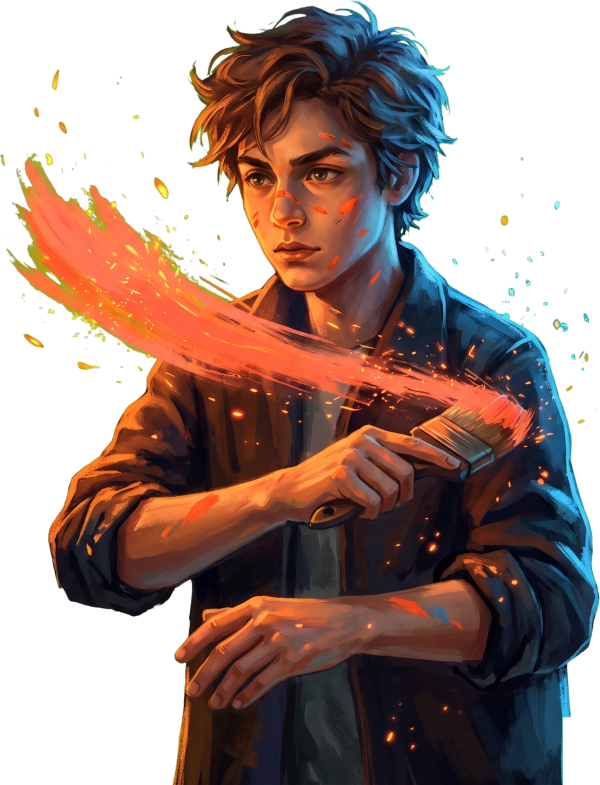
#> input picture students/assets/art/guardian-art.webp, 1200 x 1570 px (shown at 1/2 size); its folder holds only this picture in this run
$ python process.py ../../students/assets/art/guardian-art.webp
#> lines starting #> are read from the running program, lines starting #| are printed output that depends on the picture
#!/usr/bin/env python3
"""Turn generated art into web files for Panalo Students.

    python3 -I tools/art/process.py art-source/

Originals live in art-source/ (kept as made, never served by the app).

Each input is named as in students/assets/art/PROMPTS.md (pan-idle.png,
guardian-physics.png, scene-art.png, wall-wide.png ...). Cut-outs (pan-*,
guardian-*) have their chroma-green background keyed out, with soft
edges and the green spill on the rim removed; everything is resized and
written as WebP to students/assets/art/, and manifest.json lists what
exists, so the app only asks for images that are really there.
"""
import json
import sys
from pathlib import Path

from PIL import Image, ImageFilter

OUT = Path(__file__).resolve().parents[2] / "students" / "assets" / "art"
# Sized for how big each is ever shown, at 2x for sharp screens, and no
# bigger: every image is decoded in full into memory, and a page showing
# eight 1200-px guardians as thumbnails ran low-memory laptops out of it.
# Guardians are at most ~340 CSS px wide, Pan ~190 px, scenes and walls sit
# dimmed and blurred behind everything.
SIZES = {"pan": (512, 512), "guardian": (720, 1080), "scene": (1600, 900), "wall": (1920, 1920)}
QUALITY = 92  # WebP; visually lossless for painted art
KNOWN = {
    "pan": ["idle", "cheer", "think", "sleep"],
    "guardian": ["physics", "chemistry", "biology", "maths", "computing", "commerce", "words", "art"],
    "scene": ["physics", "chemistry", "biology", "maths", "computing", "commerce", "words", "art"],
    "wall": ["wide", "tall"],
}


def key_green(img):
    """Chroma key: alpha from how much greener than red/blue a pixel is."""
    img = img.convert("RGBA")
    px = img.load()
    w, h = img.size
    for y in range(h):
        for x in range(w):
            r, g, b, _ = px[x, y]
            spill = g - max(r, b)
            if spill > 70:
                px[x, y] = (0, 0, 0, 0)
            elif spill > 20:
                a = int(255 * (70 - spill) / 50)
                g2 = max(r, b)  # pull the green back to neutral on the edge
                px[x, y] = (r, g2, b, a)
    # Soften the edge a touch so the cut-out sits naturally on dark.
    alpha = img.getchannel("A").filter(ImageFilter.GaussianBlur(0.8))
    img.putalpha(alpha)
    bbox = alpha.point(lambda v: 255 if v > 8 else 0).getbbox()
    return img.crop(bbox) if bbox else img


def fit(img, box):
    img = img.copy()
    img.thumbnail(box, Image.LANCZOS)
    return img


def unmark(img, cutout):
    """Remove the generator's small corner mark (bottom right). Cut-outs get
    the corner painted with their own background green; paintings are
    trimmed by a few percent on the right and bottom."""
    w, h = img.size
    if cutout:
        img = img.convert("RGB")
        bg = img.getpixel((8, 8))
        box = (int(w * 0.9), int(h * 0.93), w, h)
        img.paste(bg, box)
        return img
    return img.crop((0, 0, int(w * 0.955), int(h * 0.955)))


def process(path):
    stem = path.stem.lower().replace("_", "-")
    kind, _, name = stem.partition("-")
    if kind not in KNOWN or name not in KNOWN[kind]:
        print(f"skip {path.name}: not a name from PROMPTS.md")
        return None
    img = Image.open(path)
    cutout = kind in ("pan", "guardian")
    img = unmark(img, cutout)
    img = key_green(img) if cutout else img.convert("RGB")
    img = fit(img, SIZES[kind])
    out = OUT / f"{stem}.webp"
    img.save(out, "WEBP", quality=QUALITY, method=6)
    print(f"ok   {path.name} -> {out.name} {img.size[0]}x{img.size[1]}")
    return stem


def main(args):
    OUT.mkdir(parents=True, exist_ok=True)
    paths = []
    for a in args:
        p = Path(a)
        paths += sorted(p.glob("*.png")) + sorted(p.glob("*.jpg")) + sorted(p.glob("*.webp")) if p.is_dir() else [p]
    for p in paths:
        process(p)
#> in process, img is the input picture: PIL image 1200x1570 RGBA; mean R, G, B, A 62.9, 40.6, 33.5, 156.1
#> in unmark, `img = img.convert("RGB")`:
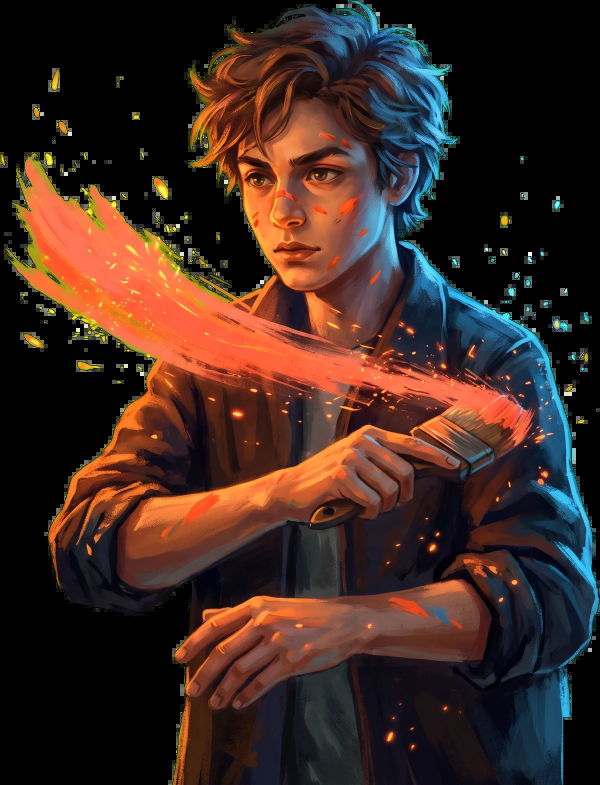
#> img: PIL image 1200x1570 RGB (shown at 1/2 size); mean R, G, B 62.9, 40.6, 33.5
#> in unmark, `bg = img.getpixel((8, 8))`: bg = (0, 0, 0)
#> in key_green, `bbox = alpha.point(lambda v: 255 if v > 8 else 0).getbbox()`: bbox = (0, 0, 1200, 1570)
#> in fit, `img.thumbnail(box, Image.LANCZOS)`:
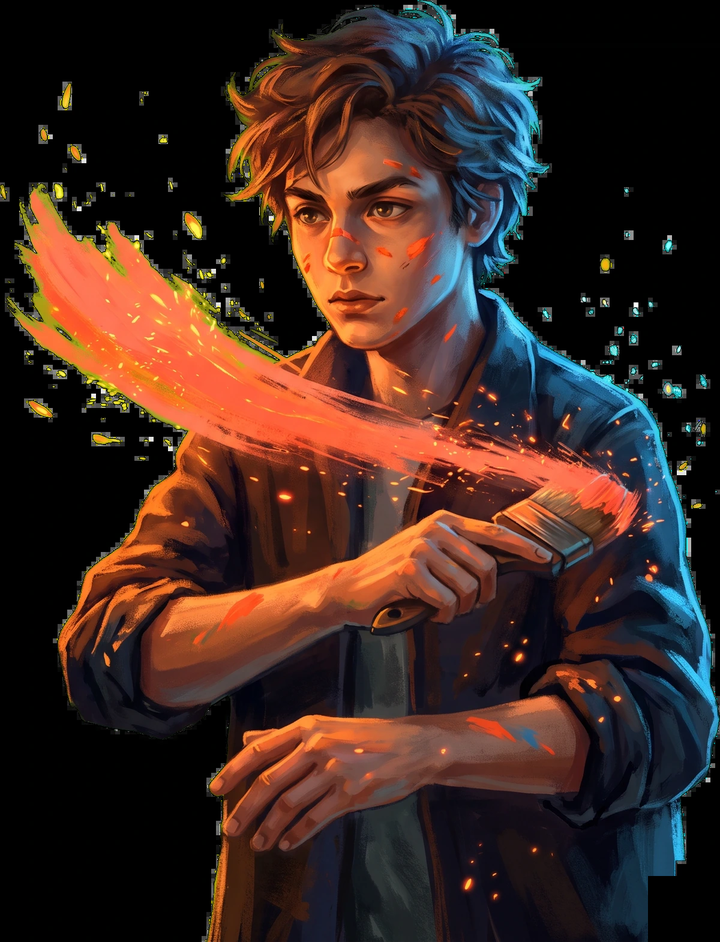
#> img: PIL image 720x942 RGBA; mean R, G, B, A 62.9, 40.5, 33.3, 255; transparent parts drawn white
#| ok   guardian-art.webp -> guardian-art.webp 720x942
    have = sorted(f.stem for f in OUT.glob("*.webp"))
    # Each image's size, so the app can hold its space before it loads (a
    # lazy image with no size never loads in a clipped row).
    sizes = {f.stem: list(Image.open(f).size) for f in sorted(OUT.glob("*.webp"))}
#> sizes = {'guardian-art': [720, 942]}
    (OUT / "manifest.json").write_text(json.dumps({"files": have, "sizes": sizes}, indent=2) + "\n")
    print(f"manifest: {len(have)} images")


if __name__ == "__main__":
    main(sys.argv[1:])

$ run again, on students/assets/art/guardian-computing.webp
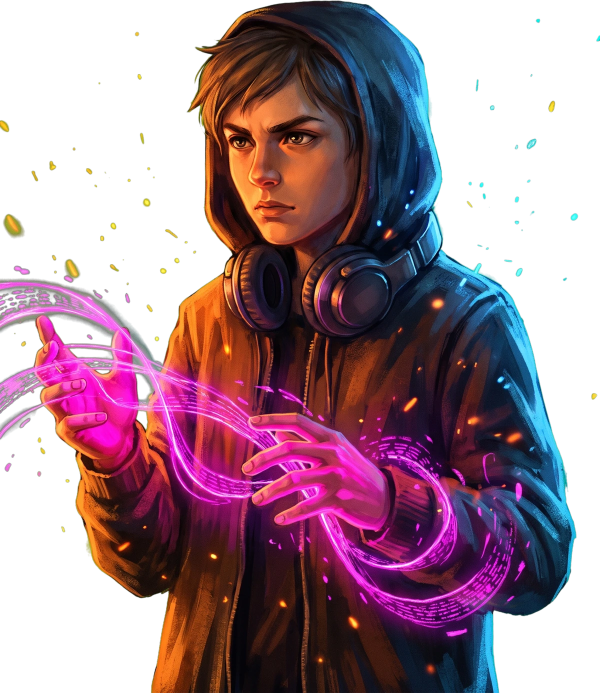
#> input picture students/assets/art/guardian-computing.webp, 1200 x 1385 px (shown at 1/2 size)
#> in process, img is the input picture: PIL image 1200x1385 RGBA; mean R, G, B, A 61.6, 32.7, 46, 150
#> in unmark, `img = img.convert("RGB")`:
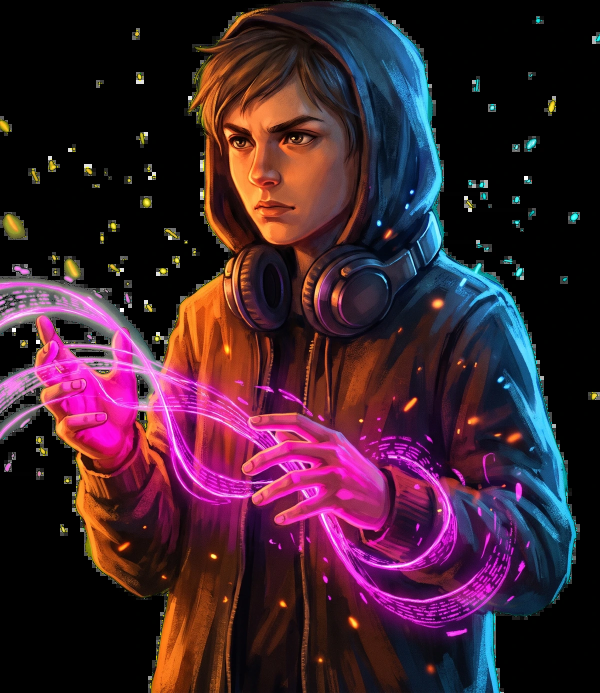
#> img: PIL image 1200x1385 RGB (shown at 1/2 size); mean R, G, B 61.6, 32.7, 46
#> bg = (0, 0, 0)
#> bbox = (0, 0, 1200, 1385)
#> in fit, `img.thumbnail(box, Image.LANCZOS)`:
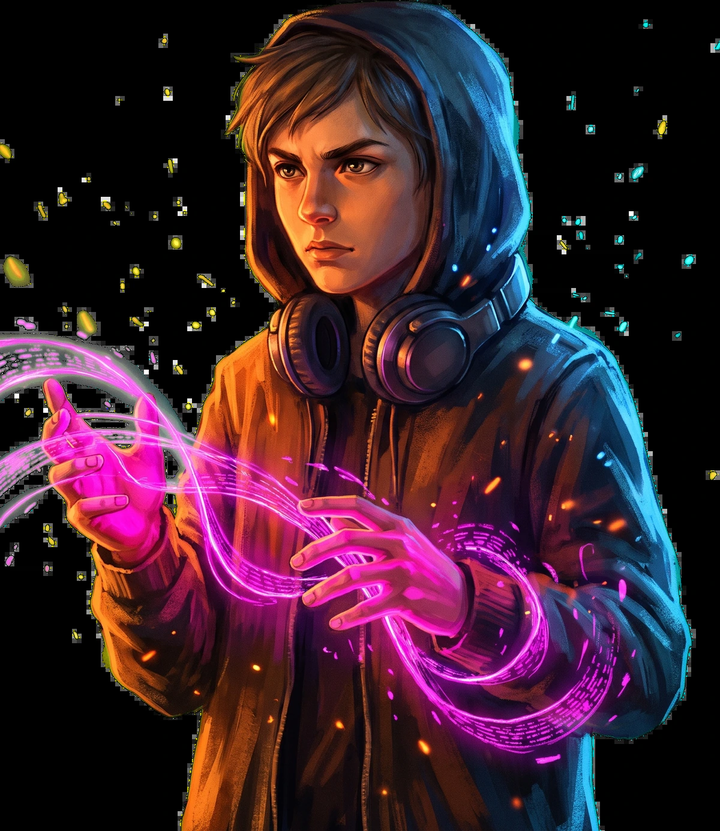
#> img: PIL image 720x831 RGBA; mean R, G, B, A 61.6, 32.8, 46.1, 255; transparent parts drawn white
#| ok   guardian-computing.webp -> guardian-computing.webp 720x831
#> sizes = {'guardian-computing': [720, 831]}
